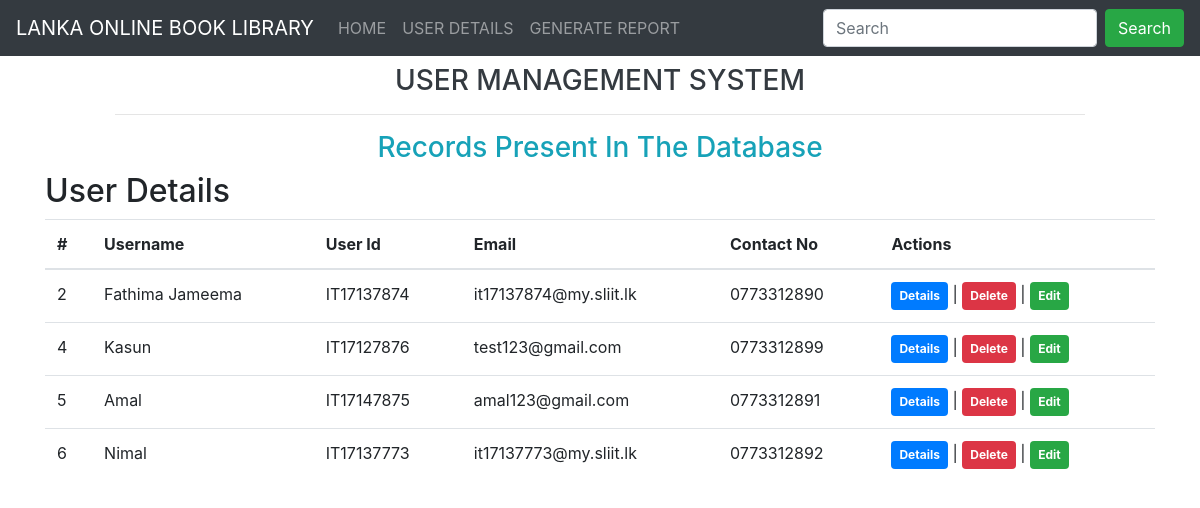
Page /userdetails.php on the committed database.
### tables this page shows
CREATE TABLE IF NOT EXISTS `users` (
  `id` int NOT NULL AUTO_INCREMENT,
  `username` varchar(150) NOT NULL,
  `userid` varchar(50) NOT NULL,
  `email` varchar(255) NOT NULL,
  `password` varchar(255) NOT NULL,
  `phone` varchar(20) NOT NULL,
  `deleted` tinyint NOT NULL DEFAULT '1',
  PRIMARY KEY (`id`)
);

### userdetails.php (the view, shortened to what this page needs)
<?php
    require_once 'action1.php';
?>
<!DOCTYPE html>
<html lang = "en">
<head>
    <link rel="stylesheet" href="https://cdn.jsdelivr.net/npm/bootstrap@4.6.1/dist/css/bootstrap.min.css">
</head>
<body>
<nav class="navbar navbar-expand-md bg-dark navbar-dark">
  <a class="navbar-brand" href="#">LANKA ONLINE BOOK LIBRARY</a>
  <div class="collapse navbar-collapse" id="collapsibleNavbar">
    <ul class="navbar-nav">
      <li class="nav-item">
        <a class="nav-link" href="#">HOME</a>
      </li>
      <li class="nav-item">
        <a class="nav-link" href="#">USER DETAILS</a>
      </li>
      <li class="nav-item">
        <a class="nav-link" href="#">GENERATE REPORT</a>
      </li>
    </ul>
  </div>
  <form class="form-inline" action="/action_page.php">
    <input class="form-control mr-sm-2" type="text" placeholder="Search">
    <button class="btn btn-success" type="submit">Search</button>
  </form>
</nav>
    <div class="container-fluid">
        <div class="row justify-content-center">
            <div class="col-md-10">
                <h3 class="text-center text-dark mt-2">USER MANAGEMENT SYSTEM</h3>
                <hr>
            </div>
        </div>
        <div class="row">
            <div class="col">
                <?php
                    $query="SELECT * FROM users";
                    $stmt=$conn->prepare($query);
                    $stmt->execute();
                    $result=$stmt->get_result();
                ?>
            <h3 class="text-center text-info">Records Present In The Database</h3>
            <div class="container">
  <h2>User Details</h2>
  <table class="table table-hover">
    <thead>
      <tr>
        <th>#</th>
        <th>Username</th>
        <th>User Id</th>
        <th>Email</th>
        <th>Contact No</th>
        <th>Actions</th>
      </tr>
    </thead>
    <tbody>
         <?php while($row=$result->fetch_assoc()){ ?>
      <tr>
        <td><?= $row['id']; ?></td>
        <td><?= $row['username']; ?></td>
        <td><?= $row['userid']; ?></td>
        <td><?= $row['email']; ?></td>
        <td><?= $row['phone']; ?></td>
        <td>
            <a href="userdetails.php?details=<?= $row['id']; ?>" class="badge badge-primary p-2">Details</a> |
            <a href="action1.php?delete=<?= $row['id']; ?>" class="badge badge-danger p-2">Delete</a> |
            <a href="edit.php?edit=<?= $row['id']; ?>" class="badge badge-success p-2">Edit</a>
        </td>
      </tr>
     <?php } ?>
    </tbody>
  </table>
</div>
            </div>
        </div>
    </div>
</body>
</html>

### rows in the picture
users: id "2", username "Fathima Jameema", userid "IT17137874", email "it17137874@my.sliit.lk", phone "0773312890"
users: id "4", username "Kasun", userid "IT17127876", email "test123@gmail.com", phone "0773312899"
users: id "5", username "Amal", userid "IT17147875", email "amal123@gmail.com", phone "0773312891"
users: id "6", username "Nimal", userid "IT17137773", email "it17137773@my.sliit.lk", phone "0773312892"
